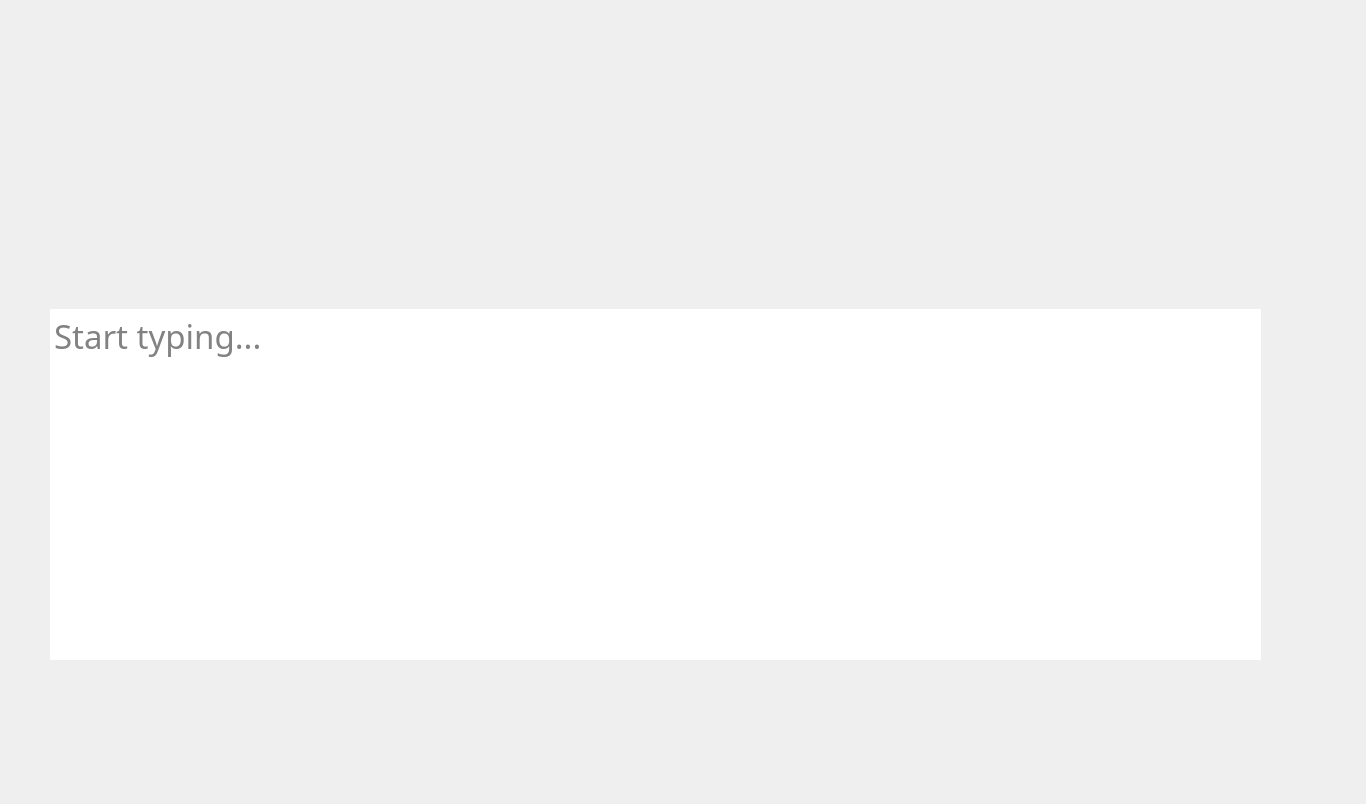
<?xml version="1.0" encoding="UTF-8"?>
<ui version="4.0">
 <class>MainWindow</class>
 <widget class="QMainWindow" name="MainWindow">
  <property name="geometry">
   <rect>
    <x>0</x>
    <y>0</y>
    <width>1366</width>
    <height>804</height>
   </rect>
  </property>
  <property name="windowTitle">
   <string>MainWindow</string>
  </property>
  <widget class="QWidget" name="centralwidget">
   <widget class="QLabel" name="baseImage">
    <property name="geometry">
     <rect>
      <x>0</x>
      <y>0</y>
      <width>1366</width>
      <height>804</height>
     </rect>
    </property>
    <property name="text">
     <string/>
    </property>
    <property name="pixmap">
     <pixmap>Posting Message – 1.png</pixmap>
    </property>
   </widget>
   <widget class="QPushButton" name="pushButton">
    <property name="geometry">
     <rect>
      <x>1100</x>
      <y>710</y>
      <width>141</width>
      <height>61</height>
     </rect>
    </property>
    <property name="text">
     <string/>
    </property>
    <property name="flat">
     <bool>true</bool>
    </property>
   </widget>
   <widget class="QTextEdit" name="textEdit">
    <property name="geometry">
     <rect>
      <x>50</x>
      <y>309</y>
      <width>1211</width>
      <height>351</height>
     </rect>
    </property>
    <property name="palette">
     <palette>
      <active>
       <colorrole role="WindowText">
        <brush brushstyle="SolidPattern">
         <color alpha="255">
          <red>0</red>
          <green>0</green>
          <blue>0</blue>
         </color>
        </brush>
       </colorrole>
       <colorrole role="Text">
        <brush brushstyle="SolidPattern">
         <color alpha="255">
          <red>130</red>
          <green>130</green>
          <blue>130</blue>
         </color>
        </brush>
       </colorrole>
       <colorrole role="Base">
        <brush brushstyle="SolidPattern">
         <color alpha="255">
          <red>255</red>
          <green>255</green>
          <blue>255</blue>
         </color>
        </brush>
       </colorrole>
       <colorrole role="Shadow">
        <brush brushstyle="SolidPattern">
         <color alpha="255">
          <red>105</red>
          <green>105</green>
          <blue>105</blue>
         </color>
        </brush>
       </colorrole>
      </active>
      <inactive>
       <colorrole role="WindowText">
        <brush brushstyle="SolidPattern">
         <color alpha="255">
          <red>0</red>
          <green>0</green>
          <blue>0</blue>
         </color>
        </brush>
       </colorrole>
       <colorrole role="Text">
        <brush brushstyle="SolidPattern">
         <color alpha="255">
          <red>130</red>
          <green>130</green>
          <blue>130</blue>
         </color>
        </brush>
       </colorrole>
       <colorrole role="Base">
        <brush brushstyle="SolidPattern">
         <color alpha="255">
          <red>255</red>
          <green>255</green>
          <blue>255</blue>
         </color>
        </brush>
       </colorrole>
       <colorrole role="Shadow">
        <brush brushstyle="SolidPattern">
         <color alpha="255">
          <red>105</red>
          <green>105</green>
          <blue>105</blue>
         </color>
        </brush>
       </colorrole>
      </inactive>
      <disabled>
       <colorrole role="WindowText">
        <brush brushstyle="SolidPattern">
         <color alpha="255">
          <red>0</red>
          <green>0</green>
          <blue>0</blue>
         </color>
        </brush>
       </colorrole>
       <colorrole role="Text">
        <brush brushstyle="SolidPattern">
         <color alpha="255">
          <red>130</red>
          <green>130</green>
          <blue>130</blue>
         </color>
        </brush>
       </colorrole>
       <colorrole role="Base">
        <brush brushstyle="SolidPattern">
         <color alpha="255">
          <red>255</red>
          <green>255</green>
          <blue>255</blue>
         </color>
        </brush>
       </colorrole>
       <colorrole role="Shadow">
        <brush brushstyle="SolidPattern">
         <color alpha="255">
          <red>105</red>
          <green>105</green>
          <blue>105</blue>
         </color>
        </brush>
       </colorrole>
      </disabled>
     </palette>
    </property>
    <property name="font">
     <font>
      <family>Yu Gothic</family>
      <pointsize>25</pointsize>
     </font>
    </property>
    <property name="cursor" stdset="0">
     <cursorShape>PointingHandCursor</cursorShape>
    </property>
    <property name="frameShape">
     <enum>QFrame::NoFrame</enum>
    </property>
    <property name="lineWrapMode">
     <enum>QTextEdit::WidgetWidth</enum>
    </property>
    <property name="html">
     <string>&lt;!DOCTYPE HTML PUBLIC &quot;-//W3C//DTD HTML 4.0//EN&quot; &quot;http://www.w3.org/TR/REC-html40/strict.dtd&quot;&gt;
&lt;html&gt;&lt;head&gt;&lt;meta name=&quot;qrichtext&quot; content=&quot;1&quot; /&gt;&lt;style type=&quot;text/css&quot;&gt;
p, li { white-space: pre-wrap; }
&lt;/style&gt;&lt;/head&gt;&lt;body style=&quot; font-family:'Yu Gothic'; font-size:25pt; font-weight:400; font-style:normal;&quot;&gt;
&lt;p style=&quot; margin-top:0px; margin-bottom:0px; margin-left:0px; margin-right:0px; -qt-block-indent:0; text-indent:0px;&quot;&gt;Start typing...&lt;/p&gt;&lt;/body&gt;&lt;/html&gt;</string>
    </property>
   </widget>
  </widget>
 </widget>
 <resources/>
 <connections/>
</ui>
